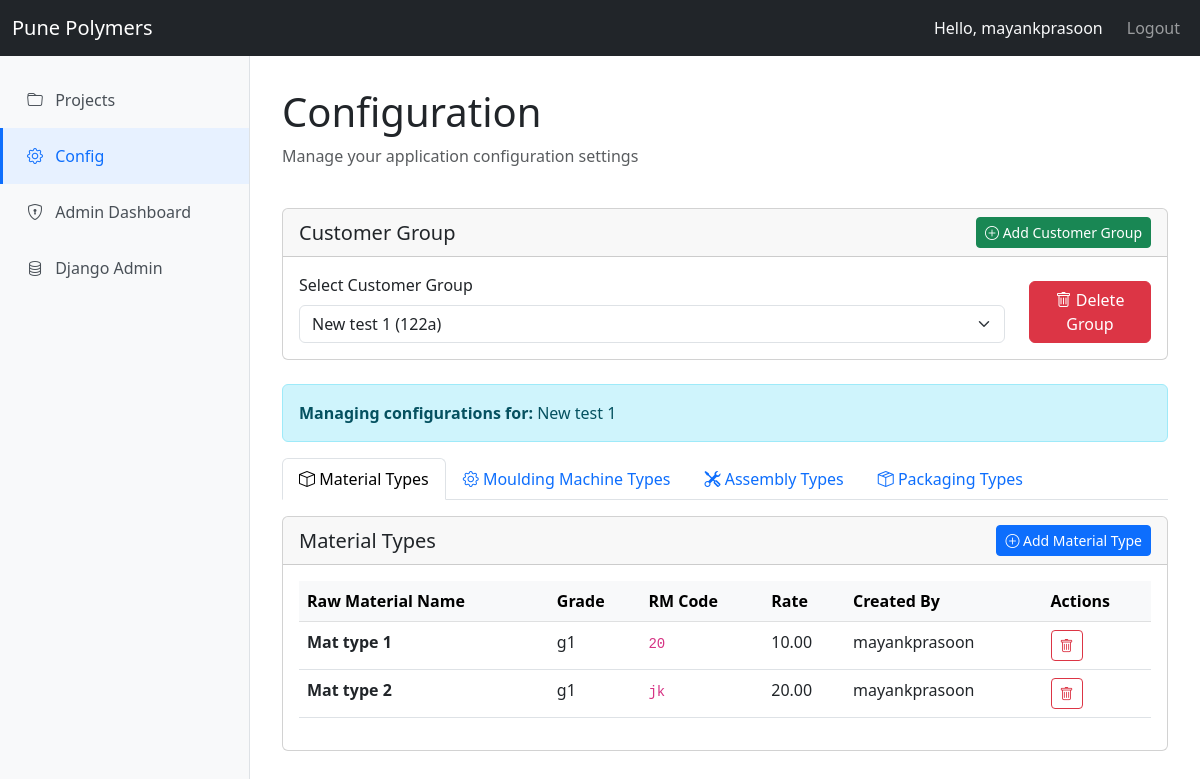
/config/ (signed in), run on the app's committed database.
### core/models.py (models this page shows, shortened)
class CustomerGroup(models.Model):
    name = models.CharField(max_length=100, unique=True, default="")
    value = models.CharField(max_length=100, unique=True, default="", help_text="Unique identifier/code")
    description = models.TextField(blank=True, null=True, default="")
    created_by = models.ForeignKey(User, on_delete=models.SET_NULL, null=True, blank=True, related_name='customer_groups')
    created_at = models.DateTimeField(default=timezone.now)
    updated_at = models.DateTimeField(auto_now=True)
    is_active = models.BooleanField(default=True)
    class Meta:
        ordering = ['name']
        verbose_name = 'Customer Group'
        verbose_name_plural = 'Customer Groups'

class MaterialType(models.Model):
    customer_group = models.ForeignKey(CustomerGroup, on_delete=models.CASCADE, related_name='material_types',
                                       null=True, blank=True, default=None)
    raw_material_name = models.CharField(max_length=200, default="")
    raw_material_grade = models.CharField(max_length=100, default="")
    raw_material_code = models.CharField(max_length=100, default="", verbose_name="RM Code")
    raw_material_rate = models.DecimalField(max_digits=10, decimal_places=2, default=0)
    created_by = models.ForeignKey(User, on_delete=models.SET_NULL, null=True, blank=True, related_name='material_types')
    created_at = models.DateTimeField(default=timezone.now)
    updated_at = models.DateTimeField(auto_now=True)
    is_active = models.BooleanField(default=True)
    class Meta:
        ordering = ['customer_group', 'raw_material_name']
        verbose_name = 'Material Type'
        verbose_name_plural = 'Material Types'

### core/views.py (the view)
# urls.py: path('config/', views.config, name='config'),
@login_required
def config(request):
    customer_groups = CustomerGroup.objects.filter(is_active=True)
    selected_customer_group_id = request.GET.get('customer_group')
    selected_customer_group = None
    if selected_customer_group_id:
        selected_customer_group = get_object_or_404(CustomerGroup, id=selected_customer_group_id)
    elif customer_groups.exists():
        selected_customer_group = customer_groups.first()
    material_types = []
    moulding_machine_types = []
    assembly_types = []
    packaging_types = []
    if selected_customer_group:
        material_types = MaterialType.objects.filter(customer_group=selected_customer_group, is_active=True)
        moulding_machine_types = MouldingMachineType.objects.filter(customer_group=selected_customer_group, is_active=True)
        assembly_types = AssemblyType.objects.filter(customer_group=selected_customer_group, is_active=True)
        packaging_types = PackagingType.objects.filter(customer_group=selected_customer_group, is_active=True)
    context = {
        'customer_groups': customer_groups,
        'selected_customer_group': selected_customer_group,
        'material_types': material_types,
        'moulding_machine_types': moulding_machine_types,
        'assembly_types': assembly_types,
        'packaging_types': packaging_types,
    }
    return render(request, 'core/config.html', context)

### templates/core/config.html (shortened to what this page needs)
{% extends 'base.html' %}
{% block content %}
<div class="row mb-4">
    <div class="col-md-12">
        <h1>Configuration</h1>
        <p class="text-muted">Manage your application configuration settings</p>
    </div>
</div>
<div class="row mb-4">
    <div class="col-md-12">
        <div class="card">
            <div class="card-header d-flex justify-content-between align-items-center">
                <h5 class="mb-0">Customer Group</h5>
                <a href="{% url 'customer_group_create' %}" class="btn btn-success btn-sm">
                    <i class="bi bi-plus-circle"></i> Add Customer Group
                </a>
            </div>
            <div class="card-body">
                <form method="get" class="row align-items-end">
                    <div class="col-md-10">
                        <label for="customer_group" class="form-label">Select Customer Group</label>
                        <select class="form-select" id="customer_group" name="customer_group" onchange="this.form.submit()">
                            {% if not customer_groups.exists %}
                                <option value="">No customer groups available</option>
                            {% else %}
                                {% for group in customer_groups %}
                                    <option value="{{ group.id }}" {% if selected_customer_group and selected_customer_group.id == group.id %}selected{% endif %}>
                                        {{ group.name }} ({{ group.value }})
                                    </option>
                                {% endfor %}
                            {% endif %}
                        </select>
                    </div>
                    <div class="col-md-2">
                        {% if selected_customer_group %}
                            <a href="{% url 'customer_group_delete' selected_customer_group.id %}"
                               class="btn btn-danger w-100"
                               onclick="return confirm('Delete customer group \'{{ selected_customer_group.name }}\'? This will only work if no configuration items are associated.')">
                                <i class="bi bi-trash"></i> Delete Group
                            </a>
                        {% endif %}
                    </div>
                </form>
            </div>
        </div>
    </div>
</div>
{% if selected_customer_group %}
<div class="alert alert-info">
    <strong>Managing configurations for:</strong> {{ selected_customer_group.name }}
</div>
<div class="row">
    <div class="col-md-12">
        <ul class="nav nav-tabs" id="configTabs" role="tablist">
            <li class="nav-item" role="presentation">
                <button class="nav-link active" id="material-types-tab" data-bs-toggle="tab"
                        data-bs-target="#material-types" type="button" role="tab">
                    <i class="bi bi-box"></i> Material Types
                </button>
            </li>
            <li class="nav-item" role="presentation">
                <button class="nav-link" id="moulding-machine-types-tab" data-bs-toggle="tab"
                        data-bs-target="#moulding-machine-types" type="button" role="tab">
                    <i class="bi bi-gear"></i> Moulding Machine Types
                </button>
            </li>
            <li class="nav-item" role="presentation">
                <button class="nav-link" id="assembly-types-tab" data-bs-toggle="tab"
                        data-bs-target="#assembly-types" type="button" role="tab">
                    <i class="bi bi-tools"></i> Assembly Types
                </button>
            </li>
            <li class="nav-item" role="presentation">
                <button class="nav-link" id="packaging-types-tab" data-bs-toggle="tab"
                        data-bs-target="#packaging-types" type="button" role="tab">
                    <i class="bi bi-box-seam"></i> Packaging Types
                </button>
            </li>
        </ul>
        <div class="tab-content mt-3" id="configTabContent">
            <div class="tab-pane fade show active" id="material-types" role="tabpanel">
                <div class="card">
                    <div class="card-header d-flex justify-content-between align-items-center">
                        <h5 class="mb-0">Material Types</h5>
                        <a href="{% url 'material_type_create' selected_customer_group.id %}" class="btn btn-primary btn-sm">
                            <i class="bi bi-plus-circle"></i> Add Material Type
                        </a>
                    </div>
                    <div class="card-body">
                        {% if material_types %}
                            <div class="table-responsive">
                                <table class="table table-hover">
                                    <thead class="table-light">
                                        <tr>
                                            <th>Raw Material Name</th>
                                            <th>Grade</th>
                                            <th>RM Code</th>
                                            <th>Rate</th>
                                            <th>Created By</th>
                                            <th>Actions</th>
                                        </tr>
                                    </thead>
                                    <tbody>
                                        {% for material in material_types %}
                                        <tr>
                                            <td><strong>{{ material.raw_material_name }}</strong></td>
                                            <td>{{ material.raw_material_grade }}</td>
                                            <td><code>{{ material.raw_material_code }}</code></td>
                                            <td>{{ material.raw_material_rate|floatformat:2 }}</td>
                                            <td>{{ material.created_by.username }}</td>
                                            <td>
                                                <a href="{% url 'material_type_delete' material.id %}"
                                                   class="btn btn-sm btn-outline-danger"
                                                   onclick="return confirm('Delete this material type?')">
                                                    <i class="bi bi-trash"></i>
                                                </a>
                                            </td>
                                        </tr>
                                        {% endfor %}
                                    </tbody>
                                </table>
                            </div>
                        {% else %}
                            <p class="text-muted mb-0">No material types configured yet.</p>
                        {% endif %}
                    </div>
                </div>
            </div>
        </div>
    </div>
</div>
{% else %}
<div class="alert alert-warning">
    <i class="bi bi-exclamation-triangle"></i> Please create a customer group to start configuring.
</div>
{% endif %}
{% endblock %}

### templates/base.html (shortened to what this page needs)
<!DOCTYPE html>
<html lang="en">
<head>
    <link href="https://cdn.jsdelivr.net/npm/bootstrap@5.3.0/dist/css/bootstrap.min.css" rel="stylesheet">
    <link rel="stylesheet" href="https://cdn.jsdelivr.net/npm/bootstrap-icons@1.11.0/font/bootstrap-icons.css">
</head>
<body>
    <nav class="navbar navbar-expand-lg navbar-dark bg-dark">
        <div class="container-fluid">
            <a class="navbar-brand" href="{% url 'home' %}">Pune Polymers</a>
            <div class="collapse navbar-collapse" id="navbarNav">
                <ul class="navbar-nav ms-auto align-items-center">
                    {% if user.is_authenticated %}
                        <li class="nav-item">
                            <span class="navbar-text text-light me-3">Hello, {{ user.username }}</span>
                        </li>
                        <li class="nav-item">
                            <a class="nav-link" href="{% url 'logout' %}">Logout</a>
                        </li>
                    {% else %}
                        <li class="nav-item">
                            <a class="nav-link" href="{% url 'login' %}">Login</a>
                        </li>
                    {% endif %}
                </ul>
            </div>
        </div>
    </nav>
    <div class="{% if user.is_authenticated %}d-flex{% else %}container mt-4{% endif %}">
        {% if user.is_authenticated %}
        <div class="sidebar">
            <nav class="nav flex-column py-3">
                <a class="nav-link {% if request.resolver_match.url_name == 'projects' %}active{% endif %}" href="{% url 'projects' %}">
                    <i class="bi bi-folder"></i> Projects
                </a>
                <a class="nav-link {% if request.resolver_match.url_name == 'config' %}active{% endif %}" href="{% url 'config' %}">
                    <i class="bi bi-gear"></i> Config
                </a>
                {% if user.is_superuser %}
                <a class="nav-link {% if 'admin_dashboard' in request.resolver_match.url_name %}active{% endif %}" href="{% url 'admin_dashboard' %}">
                    <i class="bi bi-shield-lock"></i> Admin Dashboard
                </a>
                {% endif %}
                {% if user.is_staff %}
                <a class="nav-link" href="/admin/" target="_blank">
                    <i class="bi bi-database"></i> Django Admin
                </a>
                {% endif %}
            </nav>
        </div>
        {% endif %}
        <div class="{% if user.is_authenticated %}main-content{% else %}w-100{% endif %}">
            {% block content %}
            {% endblock %}
        </div>
    </div>
</body>
</html>

### templates/base.html (style rules this page uses)
body { min-height: 100vh; }
.sidebar { min-height: calc(100vh - 56px); width: 250px; background-color: #f8f9fa; border-right: 1px solid #dee2e6; }
.sidebar .nav-link { color: #495057; padding: 1rem 1.5rem; border-left: 3px solid transparent; }
.sidebar .nav-link.active { background-color: #e7f1ff; color: #0d6efd; border-left-color: #0d6efd; font-weight: 500; }
.sidebar .nav-link i { margin-right: 0.5rem; width: 20px; }
.main-content { flex: 1; padding: 2rem; }

### data on the page
CustomerGroup: name "New test 1"
MaterialType: raw_material_name "Mat type 1", raw_material_grade "g1", raw_material_code "20", raw_material_rate "10.00", created_by.username "mayankprasoon"
MaterialType: raw_material_name "Mat type 2", raw_material_grade "g1", raw_material_code "jk", raw_material_rate "20.00", created_by.username "mayankprasoon"

### other printed values
{{ user.username }} "mayankprasoon"
form field customer_group "New test 1 (122a)"
